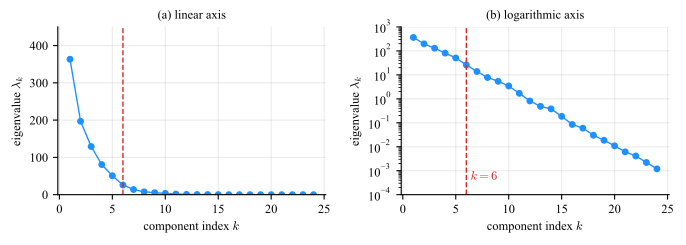

This figure's Python source:
# --- Match LaTeX document: Times New Roman, 10pt, textwidth=7in ---
# An eigenvalue spectrum spanning five decades, drawn on a linear and a logarithmic
# axis. The linear panel is not wrong, it is simply blind below the first decade:
# every eigenvalue after the fourth is pinned to the axis and the exponential decay
# that the log panel shows as a straight line is invisible.
import numpy as np
import matplotlib.pyplot as plt

plt.rcParams.update({
    'font.family': 'serif',
    'font.serif': ['Times New Roman'],
    'font.size': 10,
    'axes.titlesize': 9,
    'axes.labelsize': 9,
    'xtick.labelsize': 9,
    'ytick.labelsize': 9,
    'mathtext.fontset': 'cm',
})

C_MARK = '#1E90FF'
C_KNEE = '#D62728'

rng = np.random.default_rng(5)
k = np.arange(1, 25)
lam = 400.0 * np.exp(-0.55 * (k - 1)) * np.exp(rng.normal(0, 0.12, k.size))

KNEE = 6                                       # where the spectrum stops falling fast

fig, axes = plt.subplots(1, 2, figsize=(7.0, 2.6))

for ax, logy, title in ((axes[0], False, '(a) linear axis'),
                        (axes[1], True, '(b) logarithmic axis')):
    ax.plot(k, lam, 'o-', ms=4, lw=1.0, color=C_MARK)
    ax.axvline(KNEE, color=C_KNEE, lw=1.0, ls='--')
    if logy:
        ax.set_yscale('log')
        ax.set_ylim(1e-4, 1e3)
    else:
        ax.set_ylim(0, 450)
    ax.set_xlabel('component index $k$')
    ax.set_ylabel(r'eigenvalue $\lambda_k$')
    ax.set_title(title)
    ax.grid(True, alpha=0.25, which='major')   # minor decade lines are pure ink
    for side in ('top', 'right'):
        ax.spines[side].set_visible(False)

# the cut is named by its own index rather than described
axes[1].text(KNEE + 0.4, 3e-4, f'$k = {KNEE}$', fontsize=9, color=C_KNEE,
             ha='left', va='bottom')

plt.tight_layout()

basename = 'plot_logscale'
plt.savefig(f'{basename}.pdf', bbox_inches='tight')
plt.savefig(f'{basename}.svg', bbox_inches='tight')
plt.savefig(f'{basename}.jpeg', dpi=300, bbox_inches='tight')
print(f'Saved {basename}.pdf, {basename}.svg, {basename}.jpeg')

span = np.log10(lam.max() / lam.min())
below = (lam < 0.01 * lam.max()).sum()
print(f'spectrum spans {span:.1f} decades, from {lam.max():.3g} to {lam.min():.3g}')
print(f'{below} of {k.size} eigenvalues are below 1% of the largest, so on the '
      f'linear axis they sit within one marker of zero')
